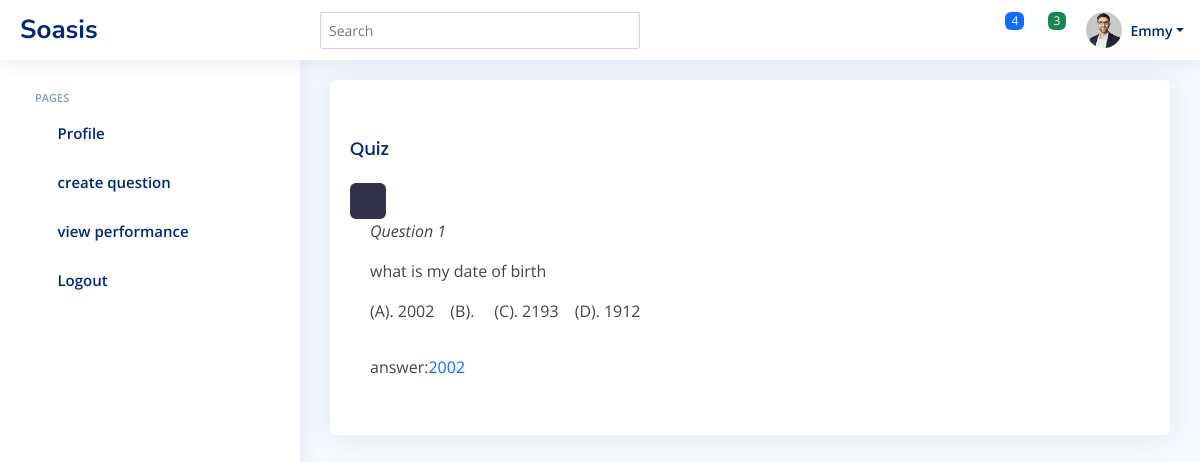
Page /staff/question_1 (signed in) on the earlier database version.
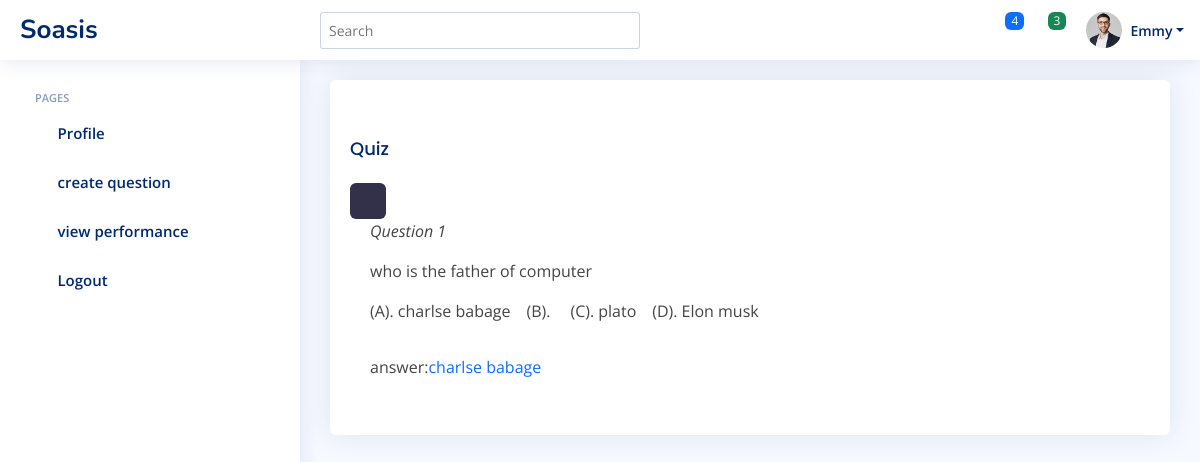
Same page on the later database version.
### testapp/models.py (models this page shows, shortened)
class Questions(models.Model):
    question = models.CharField(max_length=555)
    answer_options = models.ForeignKey(AnswerOptions, on_delete=models.CASCADE, null=True, blank=True)
    correct_answer = models.CharField(blank=True, max_length=255, null=True)
    created_by = models.ForeignKey(Account, on_delete=models.CASCADE)
    created = models.DateTimeField(auto_now_add=True)

class AnswerOptions(models.Model):
    a = models.CharField(max_length=255)
    b = models.CharField(max_length=255)
    c = models.CharField(max_length=255)
    d = models.CharField(max_length=255)

### staff/views.py (the view)
# urls.py: path('question_<q_id>',single_page,name="single"),
def single_page(request,*args,**kwargs):
    q_id = kwargs.get('q_id')
    question = Questions.objects.get(id=q_id)
    answers = question.answer_options
    context={"question":question,"answers":answers}
    return render(request,'staff/snippets/single_page.html',context)

### staff/templates/staff/snippets/single_page.html (shortened to what this page needs)
{% extends "staff/snippets/base.html" %}
{% block content %}
{% include "staff/snippets/nav.html" %}
{% include "staff/snippets/aside.html" %}
    <main id="main" class="main">
        <section class="section dashboard">
          <div class="row">
            <div class="col-md-12">
              <div class="card rounded">
                <div class="card-body" >
                   <button class="btn btn-default" ><i class="bi bi-arrow-left arrow"></i></button>
                  <h5 class="card-title ">Quiz</h5>
                  <button type="button edit_btn" class="btn btn-primary" data-bs-toggle="modal" data-bs-target="#basicModal">
                    <i class="bi bi-pen"></i>
                  </button>
                  <div class="card-body m-0">
                    <i class="text-bold ">Question <span>{{question.id}}</span></i>
                    <div class="pt-3 question" id="">
                      {{question.question}}
                    </div>
                    <div class="d-flex flex-wrap mb-3 pt-3 gap-3">
                      <div class=" d-flex flex-wrap gap-1">
                        (A).<p>{{answers.a}}</p>
                      </div>
                      <div class="d-flex flex-wrap gap-1">
                        (B).<p>{{answer.b}}</p>
                      </div>
                      <div class="d-flex flex-wrap gap-1">
                        (C).<p>{{answers.c}}</p>
                      </div>
                      <div class="d-flex flex-wrap gap-1">
                        (D).<p>
                         {{answers.d}}</p>
                      </div>
                    </div>
                    <div class="d-flex">
                        answer:<p class="text-primary"> {{question.correct_answer}}</p>
                    </div>
                  </div>
                </div>
            </div>
        </section>
</main>
{% endblock content %}

### staff/templates/staff/snippets/base.html (shortened to what this page needs)
{% load static %}
<!DOCTYPE html>
<html lang="en">
    <head>
        <link rel="stylesheet" href="{% static 'plugins/bs-stepper/css/bs-stepper.min.css'%}">
            <link href="{% static 'assets/vendor/bootstrap/css/bootstrap.min.css'%}" rel="stylesheet">
            <link href="{% static 'assets/vendor/bootstrap-icons/bootstrap-icons.css'%}" rel="stylesheet">
        <link href="{% static 'assets/vendor/boxicons/css/boxicons.min.css'%}" rel="stylesheet">
        <link href="{% static 'assets/vendor/quill/quill.snow.css'%}" rel="stylesheet">
        <link href="{% static 'assets/vendor/quill/quill.bubble.css'%}" rel="stylesheet">
        <link href="{% static 'assets/vendor/remixicon/remixicon.css'%}" rel="stylesheet">
        <link href="{% static 'assets/vendor/simple-datatables/style.css'%}" rel="stylesheet">
        <link href="{% static 'assets/css/style.css'%}" rel="stylesheet">
    </head>
<body class="">
    {% block content %}
    {% endblock content%}
</body>
</html>

### staff/templates/staff/snippets/nav.html (shortened to what this page needs)
{% load static %}
<header id="header" class="header fixed-top d-flex align-items-center">
    <div class="d-flex align-items-center justify-content-between">
      <a href="#" class="logo d-flex align-items-center">
        <span class="">Soasis</span>
      </a>
    </div>
    <div class="search-bar">
      <form class="search-form d-flex align-items-center" method="POST" action="#">
        <input type="text" name="query" placeholder="Search" title="Enter search keyword">
        <button type="submit" title="Search"><i class="bi bi-search"></i></button>
      </form>
    </div>
    <nav class="header-nav ms-auto">
      <ul class="d-flex align-items-center">
        <li class="nav-item dropdown">
          <a class="nav-link nav-icon" href="#" data-bs-toggle="dropdown">
            <i class="bi bi-bell"></i>
            <span class="badge bg-primary badge-number">4</span>
          </a>
        </li>
        <li class="nav-item dropdown">
          <a class="nav-link nav-icon" href="#" data-bs-toggle="dropdown">
            <i class="bi bi-chat-left-text"></i>
            <span class="badge bg-success badge-number">3</span>
          </a>
        </li>
        <li class="nav-item dropdown pe-3">
          <a class="nav-link nav-profile d-flex align-items-center pe-0" href="#" data-bs-toggle="dropdown">
            <img src="{% static 'assets/img/profile-img.jpg'%}" alt="Profile" class="rounded-circle">
            <span class="d-none d-md-block dropdown-toggle ps-2">Emmy</span>
          </a>
        </li>
      </ul>
    </nav>
  </header>

### staff/templates/staff/snippets/aside.html
<aside id="sidebar" class="sidebar">
    <ul class="sidebar-nav" id="sidebar-nav">
      <li class="nav-heading">Pages</li>
      <li class="nav-item">
        <a class="nav-link collapsed" href="users-profile.html">
          <i class="bi bi-person"></i>
          <span>Profile</span>
        </a>
      </li>
      <li class="nav-item">
        <a class="nav-link collapsed" href="pages-faq.html">
          <i class="bi bi-question-circle"></i>
          <span>create question</span>
        </a>
      </li>
      <li class="nav-item">
        <a class="nav-link collapsed" href="pages-contact.html">
          <i class="bi bi-pen"></i>
          <span>view performance</span>
        </a>
      </li>
      <li class="nav-item">
        <a class="nav-link collapsed" href="pages-login.html">
          <i class="bi bi-box-arrow-in-right"></i>
          <span>Logout</span>
        </a>
      </li>
    </ul>
  </aside>

### static/assets/css/style.css (style rules this page uses)
:root { scroll-behavior: smooth; }
body { font-family: "Open Sans", sans-serif; background: #f6f9ff; color: #444444; }
a { color: #4154f1; text-decoration: none; }
h1, h2, h3, h4, h5, h6 { font-family: "Nunito", sans-serif; }
#main { margin-top: 60px; padding: 20px 30px; transition: all 0.3s; }
.card { margin-bottom: 30px; border: none; border-radius: 5px; box-shadow: 0px 0 30px rgba(1, 41, 112, 0.1); }
.card-title { padding: 20px 0 15px 0; font-size: 18px; font-weight: 500; color: #012970; font-family: "Poppins", sans-serif; }
.card-body { padding: 0 20px 20px 20px; }
.logo { line-height: 1; }
@media (min-width: 1200px) { .logo { width: 280px; } }
.logo span { font-size: 26px; font-weight: 700; color: #012970; font-family: "Nunito", sans-serif; }
.header { transition: all 0.5s; z-index: 997; height: 60px; box-shadow: 0px 2px 20px rgba(1, 41, 112, 0.1); background-color: #fff; padding-left: 20px; }
.header .search-bar { min-width: 360px; padding: 0 20px; }
.header .search-form { width: 100%; }
.header .search-form input { border: 0; font-size: 14px; color: #012970; border: 1px solid rgba(1, 41, 112, 0.2); padding: 7px 38px 7px 8px; border-radius: 3px; transition: 0.3s; width: 100%; }
.header .search-form button { border: 0; padding: 0; margin-left: -30px; background: none; }
.header .search-form button i { color: #012970; }
.header-nav ul { list-style: none; }
.header-nav>ul { margin: 0; padding: 0; }
.header-nav .nav-icon { font-size: 22px; color: #012970; margin-right: 25px; position: relative; }
.header-nav .nav-profile { color: #012970; }
.header-nav .nav-profile img { max-height: 36px; }
.header-nav .nav-profile span { font-size: 14px; font-weight: 600; }
.header-nav .badge-number { position: absolute; inset: -2px -5px auto auto; font-weight: normal; font-size: 12px; padding: 3px 6px; }
.sidebar { position: fixed; top: 60px; left: 0; bottom: 0; width: 300px; z-index: 996; transition: all 0.3s; padding: 20px; overflow-y: auto; scrollbar-width: thin; scrollbar-color: #aab7cf transparent; box-shadow: 0px 0px 20px rgba(1, 41, 112, 0.1); background-color: #fff; }
@media (min-width: 1200px) { #main, #footer { margin-left: 300px; } }
.sidebar-nav { padding: 0; margin: 0; list-style: none; }
.sidebar-nav li { padding: 0; margin: 0; list-style: none; }
.sidebar-nav .nav-item { margin-bottom: 5px; }
.sidebar-nav .nav-heading { font-size: 11px; text-transform: uppercase; color: #899bbd; font-weight: 600; margin: 10px 0 5px 15px; }
.sidebar-nav .nav-link { display: flex; align-items: center; font-size: 15px; font-weight: 600; color: #4154f1; transition: 0.3; background: #f6f9ff; padding: 10px 15px; border-radius: 4px; }
.sidebar-nav .nav-link i { font-size: 16px; margin-right: 10px; color: #4154f1; }
.sidebar-nav .nav-link.collapsed { color: #012970; background: #fff; }
.sidebar-nav .nav-link.collapsed i { color: #899bbd; }

### staff/templates/staff/snippets/base.html (style rules this page uses)
.btn-primary { background: #323149; border: #323149; }

### staff/templates/staff/snippets/single_page.html (style rules this page uses)
.arrow { margin-left:-10px; }

Differences in the rows shown:
removed AnswerOptions: a "2002", c "2193", d "1912"
changed Questions id 1: question "what is my date of birth" → "who is the father of computer"; correct_answer "2002" → "charlse babage"
now on this page (row edited): AnswerOptions: a "charlse babage", c "plato", d "Elon musk"
